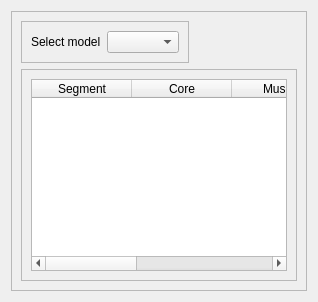
      <widget class="QWidget" name="tab_4">
       <attribute name="title">
        <string>Basal blood flow rate</string>
       </attribute>
       <layout class="QHBoxLayout" name="horizontalLayout_15">
        <item>
         <widget class="QFrame" name="frame_15">
          <property name="frameShape">
           <enum>QFrame::StyledPanel</enum>
          </property>
          <property name="frameShadow">
           <enum>QFrame::Raised</enum>
          </property>
          <layout class="QGridLayout" name="gridLayout_14">
           <item row="0" column="0">
            <layout class="QVBoxLayout" name="verticalLayout_10">
             <item>
              <widget class="QFrame" name="frame_18">
               <property name="sizePolicy">
                <sizepolicy hsizetype="Fixed" vsizetype="Preferred">
                 <horstretch>0</horstretch>
                 <verstretch>0</verstretch>
                </sizepolicy>
               </property>
               <property name="frameShape">
                <enum>QFrame::StyledPanel</enum>
               </property>
               <property name="frameShadow">
                <enum>QFrame::Raised</enum>
               </property>
               <layout class="QHBoxLayout" name="horizontalLayout_16">
                <item>
                 <widget class="QLabel" name="label_9">
                  <property name="sizePolicy">
                   <sizepolicy hsizetype="Fixed" vsizetype="Preferred">
                    <horstretch>0</horstretch>
                    <verstretch>0</verstretch>
                   </sizepolicy>
                  </property>
                  <property name="text">
                   <string>Select model</string>
                  </property>
                 </widget>
                </item>
                <item>
                 <widget class="QComboBox" name="comboBox_flow_rate">
                  <property name="sizePolicy">
                   <sizepolicy hsizetype="Preferred" vsizetype="Fixed">
                    <horstretch>0</horstretch>
                    <verstretch>0</verstretch>
                   </sizepolicy>
                  </property>
                  <item>
                   <property name="text">
                    <string/>
                   </property>
                  </item>
                  <item>
                   <property name="text">
                    <string>Custom</string>
                   </property>
                  </item>
                 </widget>
                </item>
               </layout>
              </widget>
             </item>
             <item>
              <widget class="QFrame" name="frame_19">
               <property name="frameShape">
                <enum>QFrame::StyledPanel</enum>
               </property>
               <property name="frameShadow">
                <enum>QFrame::Raised</enum>
               </property>
               <layout class="QGridLayout" name="gridLayout_12">
                <item row="0" column="0">
                 <widget class="QTableWidget" name="table_flow_rate">
                  <column>
                   <property name="text">
                    <string>Segment</string>
                   </property>
                  </column>
                  <column>
                   <property name="text">
                    <string>Core</string>
                   </property>
                  </column>
                  <column>
                   <property name="text">
                    <string>Muscle</string>
                   </property>
                  </column>
                  <column>
                   <property name="text">
                    <string>Fat</string>
                   </property>
                  </column>
                  <column>
                   <property name="text">
                    <string>Skin</string>
                   </property>
                  </column>
                 </widget>
                </item>
               </layout>
              </widget>
             </item>
            </layout>
           </item>
          </layout>
         </widget>
        </item>
       </layout>
      </widget>
